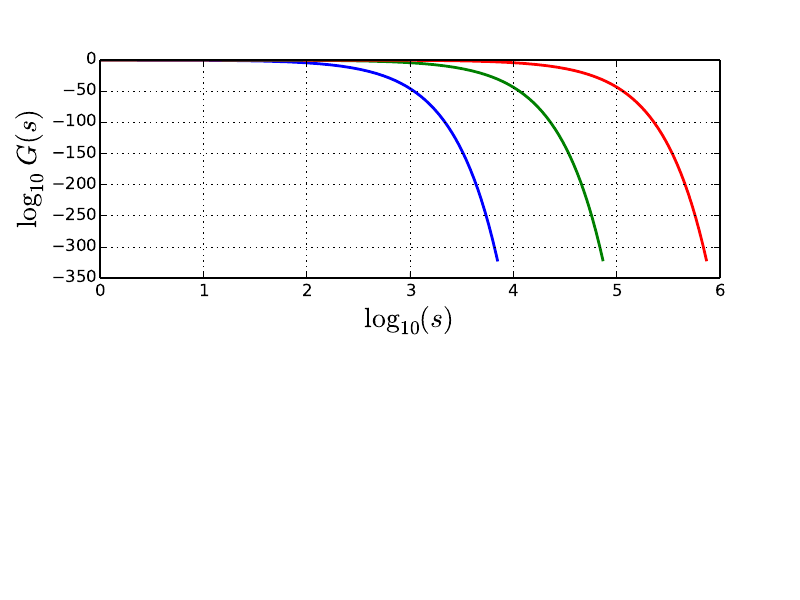

Reproduce this figure in Python.
from pylab import *

s = logspace(0, 6, 1001)

subplot(2,1,1)
for p in 0.9, 0.99, 0.999:
	plot(log10(s), log10(p**s), linewidth=2.0)

xlabel(r'$\log_{10} (s)$', fontsize=20)
ylabel(r'$\log_{10} \ G(s)$', fontsize=20)
grid()
savefig("12.pdf")
show()
